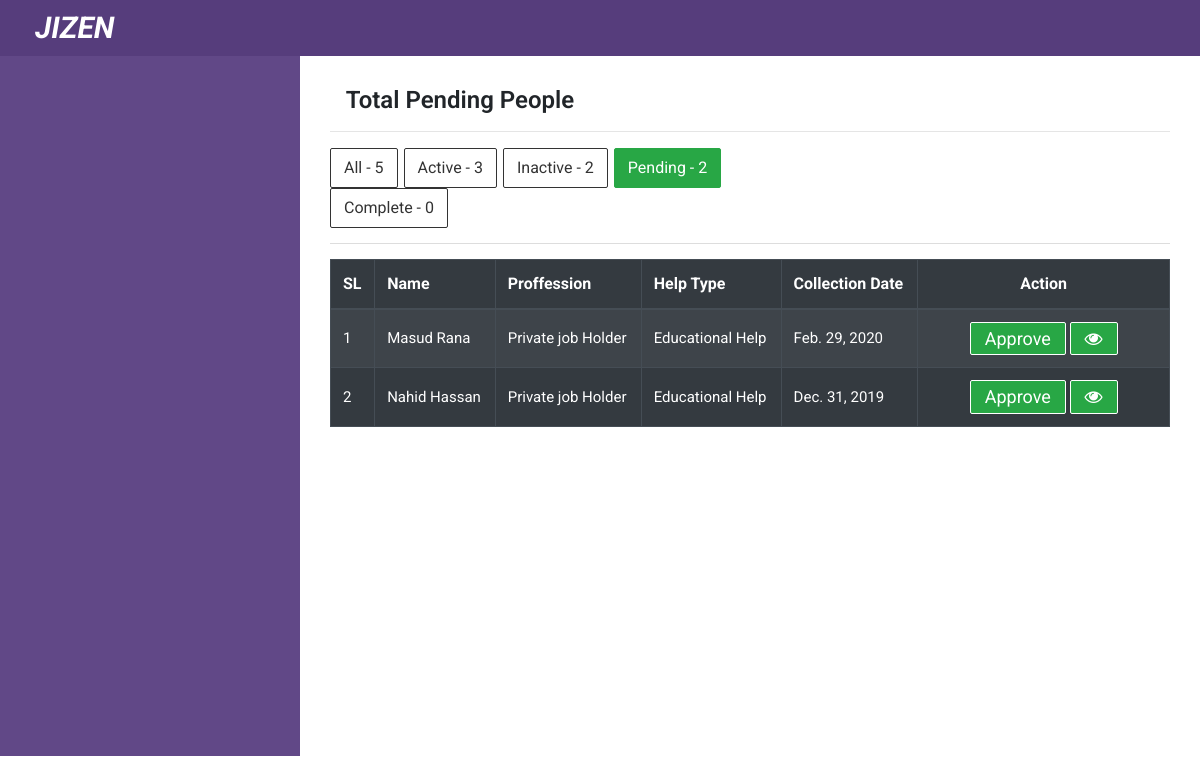
The app's page /dashboard/poor/poor-list-pending, older data.
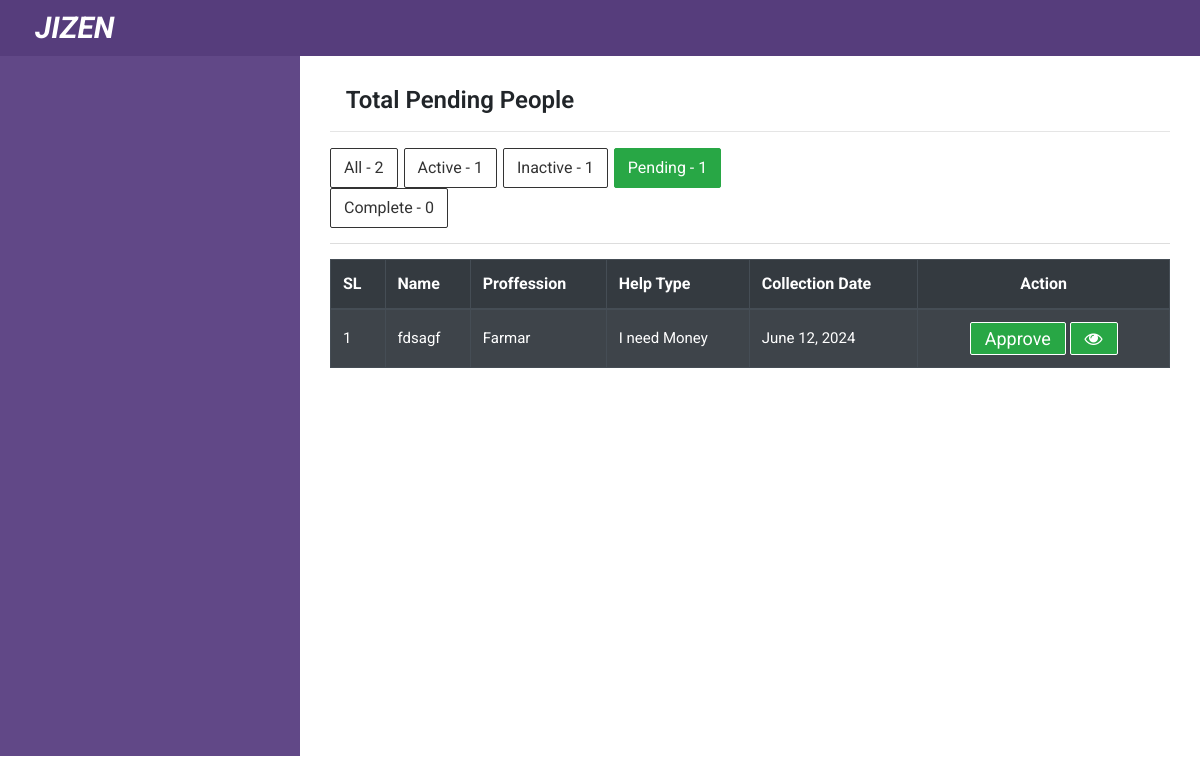
The same page, newer data.
### poorapp/models.py (models this page shows, shortened)
class Receivers(models.Model):
    name                    = models.CharField(max_length=150)
    email                   = models.EmailField(max_length=150, blank=True)
    mobile_number           = models.IntegerField()
    password                = models.CharField(max_length = 30, default="123456")
    aplicant_proffessions   = models.ForeignKey('ApplicantProffession', on_delete=models.CASCADE)
    gender_list = (
        ('F','Female'),
        ('M','Male'),
        ('O','Other')
    )
    aplicant_gender         = models.CharField(max_length=1,default = 1,choices=gender_list)
    aplicant_age            = models.IntegerField(default=30)
    image                   = models.ImageField(upload_to='uploads/')
    father_name             = models.CharField(max_length=150)
    father_proffession      = models.ForeignKey('FatherProffession', on_delete=models.CASCADE)
    father_contact_number   = models.IntegerField()
    mother_name             = models.CharField(max_length=150)
    help_type               = models.ForeignKey('HelpCategory', on_delete=models.CASCADE)
    amount                  = models.IntegerField()
    amount_received         = models.IntegerField(default=0)
    require_date            = models.DateField()
    city_name               = models.ForeignKey(CityList, on_delete= models.CASCADE)
    district_name           = models.ForeignKey(DistrictList, on_delete= models.CASCADE)
    post_code               = models.CharField(max_length=20)
    address                 = models.TextField(max_length=500)
    payment_type            = models.ForeignKey('PaymentType', on_delete=models.CASCADE, default=0,null=True)
    payment_type_account    = models.IntegerField(blank=True,null=True)
    identity_document_lists = (
        ('DL','Driving License'),
        ('PP','Passport'),
        ('NC','NID Card'),
        ('BC','Birth Certificate'),
    )
    identity_doc_type       = models.CharField(max_length=2, choices=identity_document_lists)
    identity_doc            = models.ImageField(upload_to='uploads/')
    identity_doc_number     = models.IntegerField(blank=True)
    document_file_one       = models.ImageField(upload_to='uploads/', blank=True)
    problem_description     = RichTextField(blank=True,null=True)
    status                  = models.BooleanField(default=False)
    complete_status         = models.BooleanField(default=False)
    timestamp               = models.DateField(auto_now_add=True, auto_now=False)
    update                  = models.DateField(auto_now=True, auto_now_add=False)
    cloth_count             = models.IntegerField(default=0);
    cloth_size              = models.CharField(max_length=200,default='0');
    edu_items               = models.CharField(max_length=300,default='');
    food_quantity           = models.IntegerField(default=0);
    food_time               = models.CharField(max_length=200,null=True, blank=True);

class ApplicantProffession(models.Model):
    proffession_type = models.CharField(max_length=50)
    def __str__(self):
        return self.proffession_type

class HelpCategory(models.Model):
    category_name = models.CharField(max_length=50)
    def __str__(self):
        return self.category_name

### poorapp/views.py (the view)
# urls.py: path('poor/poor-list-pending', views.poor_lists_pending, name='poor_list_pending'),
def poor_lists_pending(request):
    total = models.Receivers.objects.all().count()
    poor_list_active = models.Receivers.objects.filter(status=True,complete_status=False).order_by('timestamp').count()
    poor_list_inactive = models.Receivers.objects.filter(status=False).order_by('timestamp').count()
    poor_list_pending = models.Receivers.objects.filter(complete_status=False,status=False).order_by('timestamp')
    poor_list_complete = models.Receivers.objects.filter(complete_status=True).order_by('timestamp').count()
    total_pending = poor_list_pending.count()
    context = {
        'poor_list_inactive':poor_list_inactive,
        'poor_list_active':poor_list_active,
        'poor_list_pending':poor_list_pending,
        'poor_list_complete':poor_list_complete,
        'total_pending':total_pending,
        'total':total
    }
    return render(request,'poorapp/poor_list_pending.html',context)

### templates/poorapp/poor_list_pending.html (shortened to what this page needs)
{% extends 'dashboard-base.html' %}
{% load data_load %}
{% block dashboard %}
    <div class="dashboard_topbar">
        <div class="row">
            <div class="col-sm-4">
                <h2 class="fweight-600 fsize-24 align-center">
                    Total Pending People
                </h2>
            </div>
        </div>
    </div>
    <hr>
    <div class="add_poor_area">
        <div class="search_option">
            <div class="row">
                <div class="col-sm-7">
                    <div class="button_search_option">
                        <ul>
                            <li><a href="{% url 'poorapp:poor_list_all' %}">All - <span>{{total}}</span></a></li>
                            <li><a href="{% url 'poorapp:poor_list' %}">Active - <span>{{poor_list_active}}</span></a></li>
                            <li><a href="{% url 'poorapp:poor_list_inactive' %}">Inactive - <span>{{poor_list_inactive}}</span></a></li>
                            <li><a class="active" href="{% url 'poorapp:poor_list_pending' %}">Pending - <span>{{total_pending}}</span></a></li>
                            <li><a href="{% url 'poorapp:poor_list_complete' %}">Complete - <span>{{poor_list_complete}}</span></a></li>
                        </ul>
                    </div>
                </div>
            </div>
        </div>
        {% if poor_list_pending %}
        <table class="table table-bordered table-dark table-hover table-striped">
            <thead class="table-dark">
                <tr>
                    <th>SL</th>
                    <th>Name</td>
                    <th>Proffession</td>
                    <th>Help Type</td>
                    <th>Collection Date</td>
                    <th class="align-center">Action</td>
                </tr>
            </thead>
            <tbody>
                    {% for poor in poor_list_pending %}
                    <tr>
                        <td scope="row">{{forloop.counter}}</td>
                        <td>{{poor.name}}</td>
                        <td>{{poor.aplicant_proffessions}}</td>
                        <td>{{poor.help_type}}</td>
                        <td>{{poor.require_date}}</td>
                        <td class="action light width-30 align-center">
                            <a style="text-decoration: none;bordar-radious:3px;" href="{% url 'poorapp:approveed' poor.id %}">Approve</a>
                            <a href="{% url 'commonapp:single_poor_people' poor.id %}"><i class="fa fa-eye"></i></a>
                        </td>
                    </tr>
                    {% endfor %}
                </tbody>
            </table>
            {% else %}
                <h2 class="align-center fweight-600 fsize-20" style="color: red;">There is no Data in Pending List</h2>
            {% endif %}
    </div>
{% endblock dashboard %}

Row changes from the older to the newer data that the page shows:
removed Receivers: name "Masud Rana", aplicant_proffessions "Private job Holder", help_type "Educational Help", require_date "Feb. 29, 2020"
removed Receivers: name "Nahid Hassan", aplicant_proffessions "Private job Holder", help_type "Educational Help", require_date "Dec. 31, 2019"
added Receivers: name "fdsagf", aplicant_proffessions "Farmar", help_type "I need Money", require_date "June 12, 2024"
Text that changed along with them:
{{ total }}: "5" → "2"
{{ poor_list_active }}: "3" → "1"
{{ poor_list_inactive }}: "2" → "1"
{{ total_pending }}: "2" → "1"
